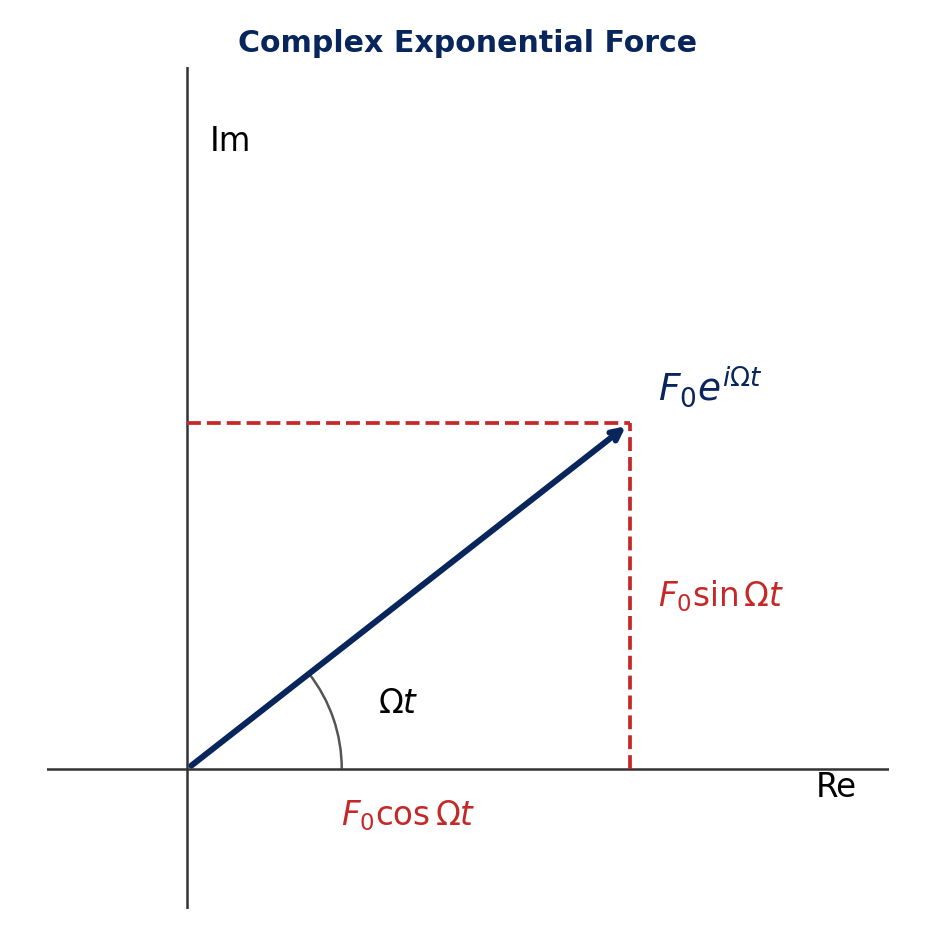

Write Python code to recreate this figure.
#!/usr/bin/env python3
"""Figure: complex exponential force as a rotating vector."""

from __future__ import annotations

import math

from plot_helpers import NAVY, OUT, configure_matplotlib_cache


configure_matplotlib_cache()
import matplotlib.pyplot as plt


theta = math.radians(38)
F0 = 1.0
x = F0 * math.cos(theta)
y = F0 * math.sin(theta)

fig, ax = plt.subplots(figsize=(5.2, 5.2))
ax.axhline(0, color="#333333", linewidth=1.0)
ax.axvline(0, color="#333333", linewidth=1.0)
ax.annotate("", xy=(x, y), xytext=(0, 0), arrowprops=dict(arrowstyle="->", color=NAVY, linewidth=2.4))
ax.plot([x, x], [0, y], color="#c62828", linestyle="--", linewidth=1.5)
ax.plot([0, x], [y, y], color="#c62828", linestyle="--", linewidth=1.5)
ax.text(x + 0.05, y + 0.04, r"$F_0e^{i\Omega t}$", color=NAVY, fontsize=15)
ax.text(x / 2, -0.10, r"$F_0\cos\Omega t$", color="#c62828", fontsize=13, ha="center")
ax.text(x + 0.05, y / 2, r"$F_0\sin\Omega t$", color="#c62828", fontsize=13, va="center")
arc = plt.matplotlib.patches.Arc((0, 0), 0.55, 0.55, theta1=0, theta2=math.degrees(theta), color="#555555")
ax.add_patch(arc)
ax.text(0.34, 0.10, r"$\Omega t$", fontsize=13)
ax.text(1.12, -0.05, "Re", fontsize=13)
ax.text(0.04, 1.10, "Im", fontsize=13)
ax.set_aspect("equal", adjustable="box")
ax.set_xlim(-0.25, 1.25)
ax.set_ylim(-0.25, 1.25)
ax.set_title("Complex Exponential Force", color=NAVY, fontweight="bold")
ax.axis("off")
fig.tight_layout()
fig.savefig(OUT / "lecture3_complex_force.png", dpi=180)
plt.close(fig)
